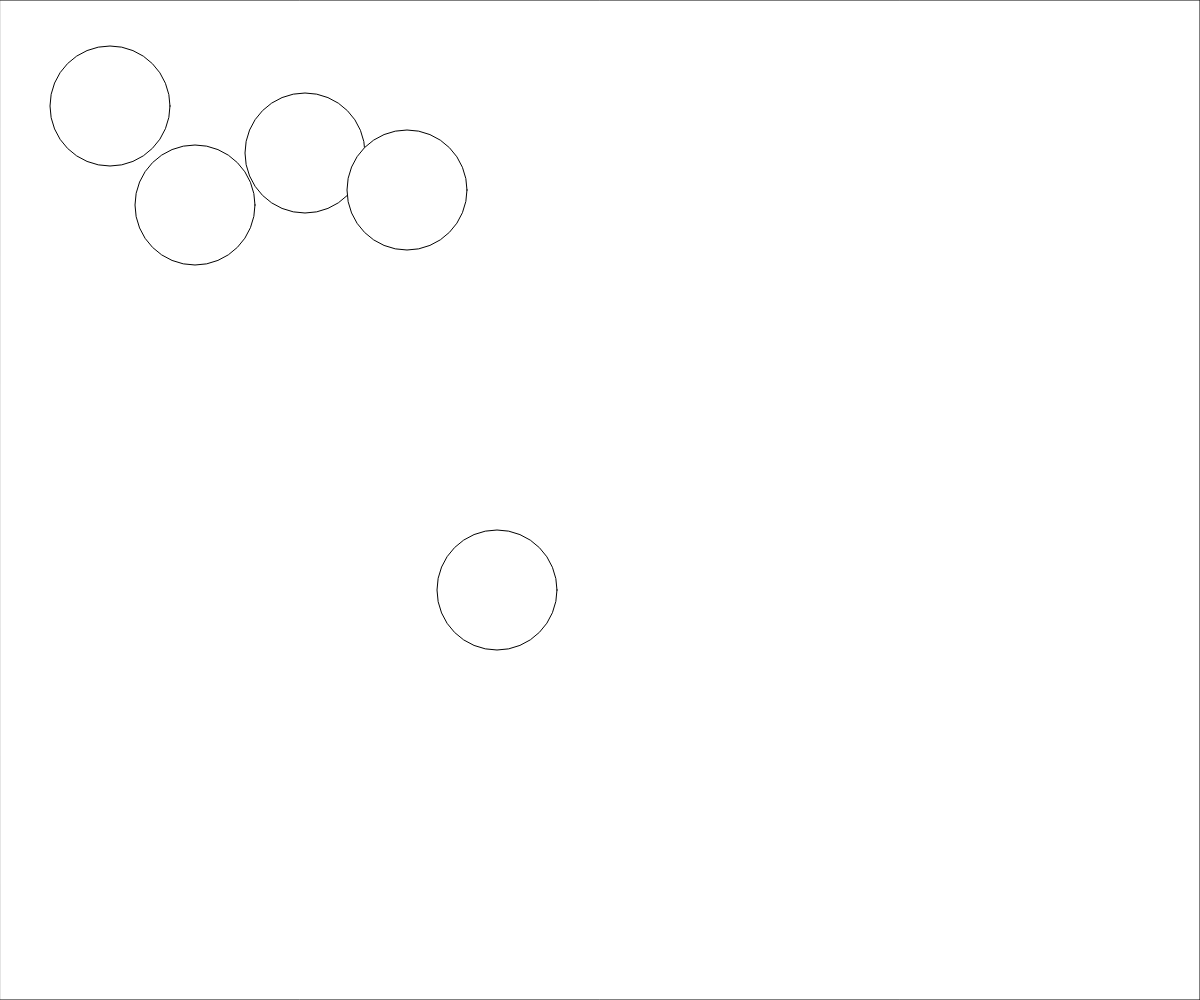
Frame 1 (no input)
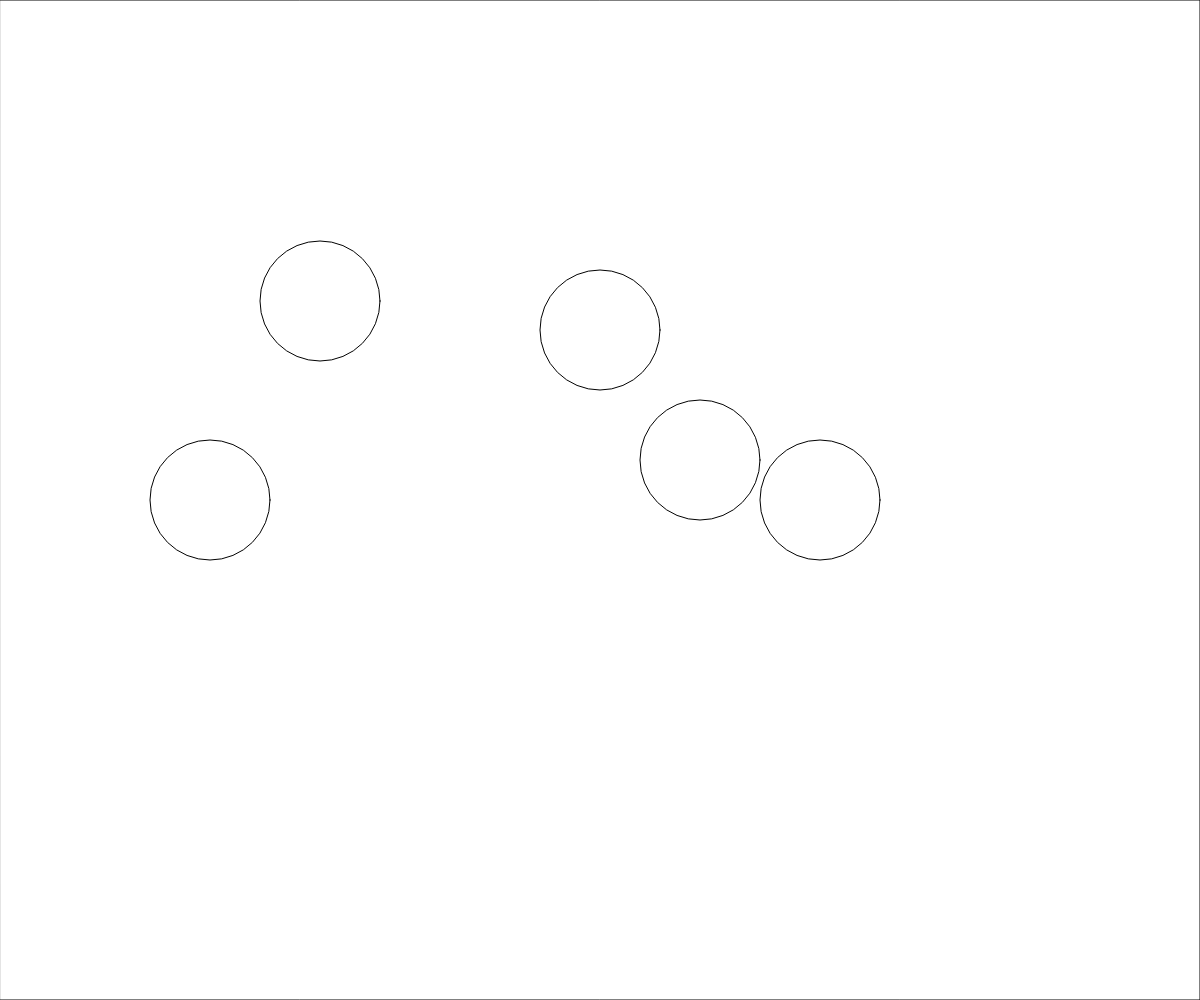
Frame 60 (no input)
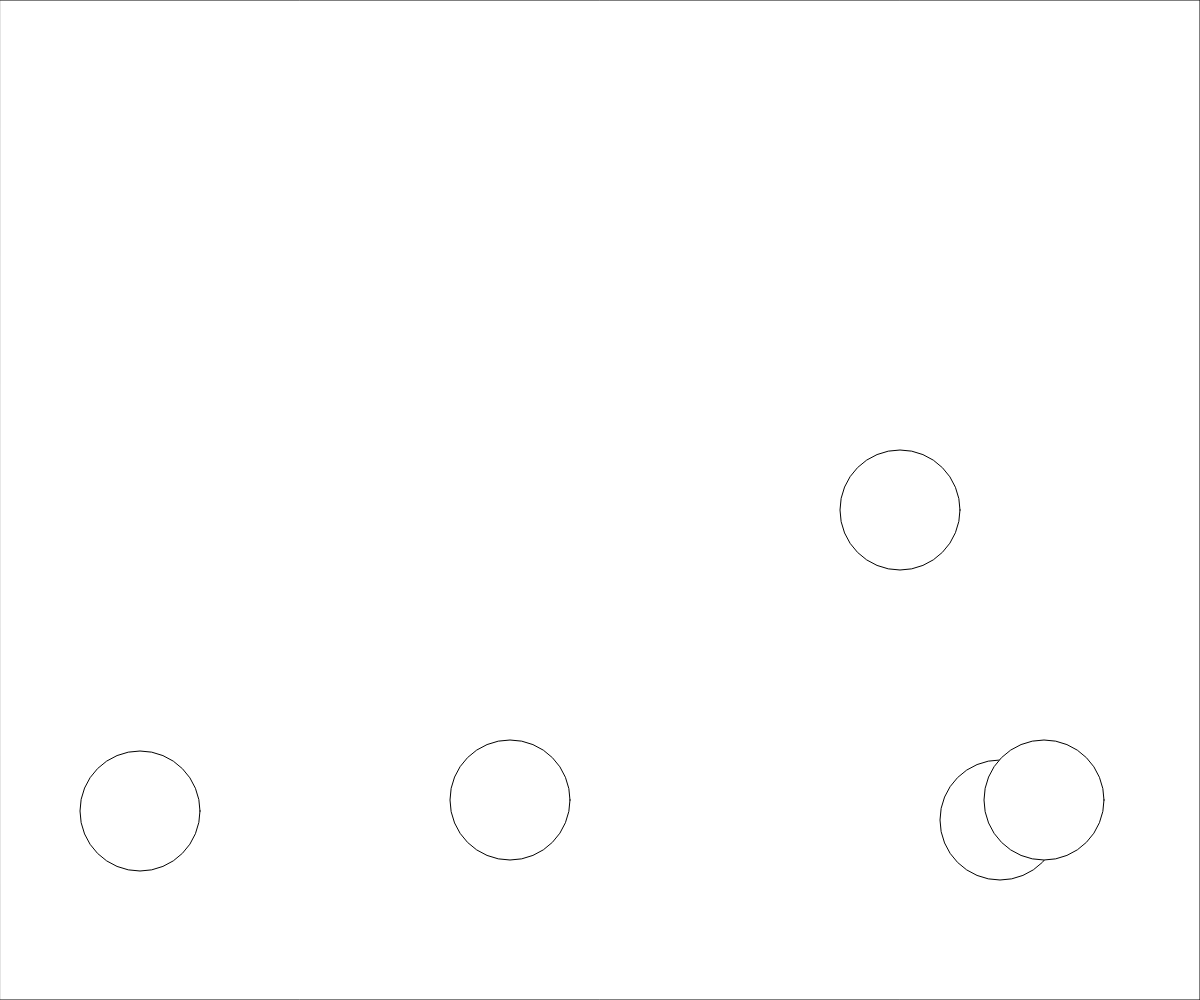
Frame 120 (the mouse pressed at the canvas centre since frame 60)

The p5.js sketch that drew these frames (run headless with seeded random() and noise() and a simulated clock; from frame 60 on, the mouse is pressed at the canvas centre):

// p5.js sketch
// ── sketch.js
let xSpeed = [10, -5, 5, 7, -3];
let ySpeed = [6, 5, 3, -10, 17];
let xPos = [100, 200, 300, 400, 500];
let yPos = [100, 200, 150, 200, 573];



function setup() {
  createCanvas(windowWidth, windowHeight);
  
}

function draw() {
  background(100);
  rect(0, 0, width, height);
  
  let d = 120;
  let antalBolde = xPos.length;

  for (let i=0 ; i < antalBolde ; i++) {
    if (xPos[i] > width - d / 2 || xPos[i] < 0 + d / 2) {
      xSpeed[i] = -xSpeed[i];
    }
  
    if (yPos[i] > height - d / 2 || yPos[i] < 0 + d / 2) {
      ySpeed[i] = -ySpeed[i];
    }
  
    xPos[i] += xSpeed[i];
    yPos[i] += ySpeed[i];
  }

 for (let i = 0; i < antalBolde; i++) {
    circle(xPos[i], yPos[i], d);
 }
}
